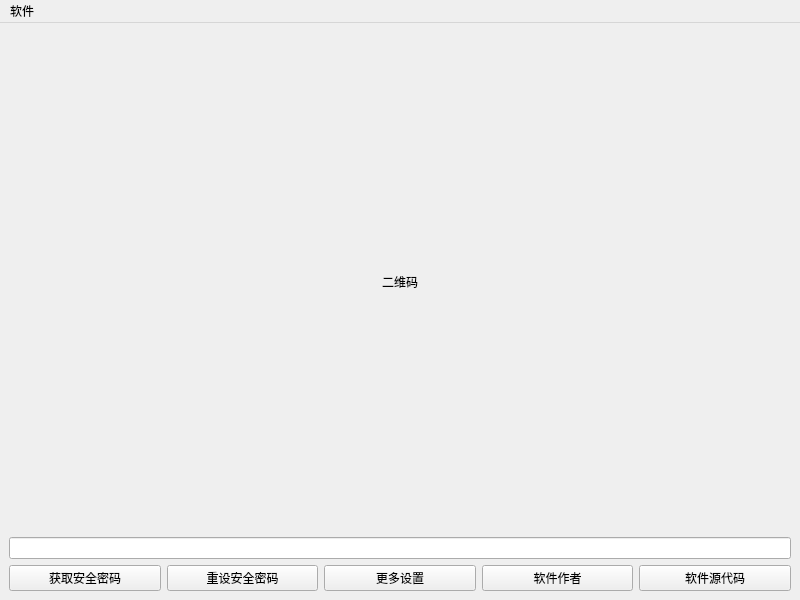
<?xml version="1.0" encoding="UTF-8"?>
<ui version="4.0">
 <class>MainWindow</class>
 <widget class="QMainWindow" name="MainWindow">
  <property name="geometry">
   <rect>
    <x>0</x>
    <y>0</y>
    <width>800</width>
    <height>600</height>
   </rect>
  </property>
  <property name="windowTitle">
   <string>同网快传   v1.0.0   [lccccccc] 52pojie.cn</string>
  </property>
  <widget class="QWidget" name="centralwidget">
   <layout class="QGridLayout" name="gridLayout_2">
    <item row="0" column="0">
     <layout class="QGridLayout" name="gridLayout">
      <item row="2" column="1">
       <widget class="QPushButton" name="pushButton_2">
        <property name="text">
         <string>重设安全密码</string>
        </property>
       </widget>
      </item>
      <item row="2" column="3">
       <widget class="QPushButton" name="pushButton_3">
        <property name="text">
         <string>软件作者</string>
        </property>
       </widget>
      </item>
      <item row="2" column="2">
       <widget class="QPushButton" name="pushButton_4">
        <property name="text">
         <string>更多设置</string>
        </property>
       </widget>
      </item>
      <item row="2" column="0">
       <widget class="QPushButton" name="pushButton">
        <property name="text">
         <string>获取安全密码</string>
        </property>
       </widget>
      </item>
      <item row="2" column="4">
       <widget class="QPushButton" name="pushButton_5">
        <property name="text">
         <string>软件源代码</string>
        </property>
       </widget>
      </item>
      <item row="0" column="0" colspan="5">
       <widget class="QLabel" name="label">
        <property name="text">
         <string>二维码</string>
        </property>
        <property name="alignment">
         <set>Qt::AlignCenter</set>
        </property>
       </widget>
      </item>
      <item row="1" column="0" colspan="5">
       <widget class="QLineEdit" name="lineEdit">
        <property name="alignment">
         <set>Qt::AlignCenter</set>
        </property>
        <property name="readOnly">
         <bool>true</bool>
        </property>
       </widget>
      </item>
     </layout>
    </item>
   </layout>
  </widget>
  <widget class="QMenuBar" name="menubar">
   <property name="geometry">
    <rect>
     <x>0</x>
     <y>0</y>
     <width>800</width>
     <height>23</height>
    </rect>
   </property>
   <widget class="QMenu" name="menu">
    <property name="title">
     <string>软件</string>
    </property>
    <addaction name="actionBy"/>
    <addaction name="actionGithub"/>
   </widget>
   <addaction name="menu"/>
  </widget>
  <action name="actionBy">
   <property name="text">
    <string>作者</string>
   </property>
  </action>
  <action name="actionGithub">
   <property name="text">
    <string>源代码</string>
   </property>
  </action>
 </widget>
 <resources/>
 <connections/>
</ui>
